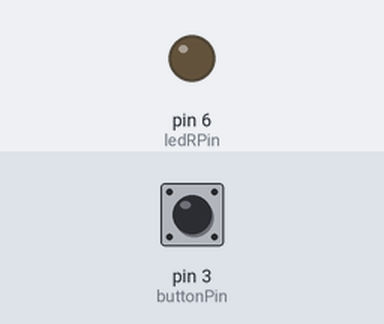
Bench run of a sketch on a simulated Arduino Uno, built with avr-gcc and run on an emulated ATmega328P. Parts: output pins drawn as LEDs (lit = HIGH). Dashed ring = blinking. Inputs (shaded band) come from the test bench; at power-on: pin 3 (buttonPin) LOW.

Above: at 1.2 s.
1.3 s: pin 3 (buttonPin) pulled HIGH for 1 s
At 2.9 s:
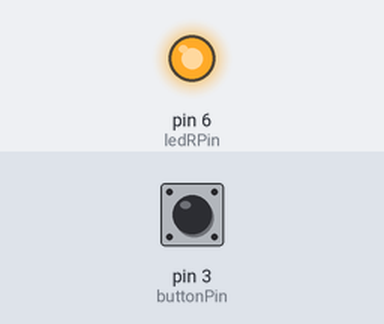
3.8 s: pin 3 (buttonPin) pulled HIGH for 0.15 s
At 5.2 s:
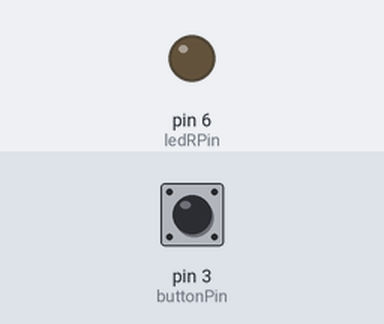
5.5 s: pin 3 (buttonPin) pulled HIGH for 3.2 s
At 5.8 s:
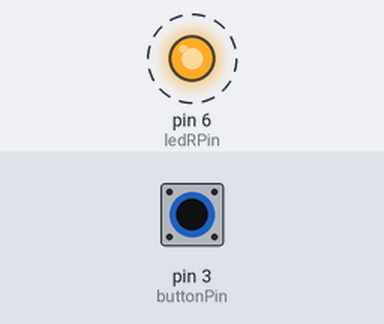
Timing chart, 0 to 10.2 s (numbered marks = the images above; inputs shaded):
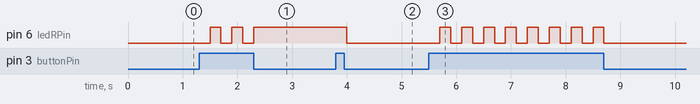

The sketch:

b_PulsadorLEDMemoria.ino
```cpp
/*
 * Pulsador LED con Memoria
 * Kiwibot- Jose Pujol
 */
// constantes que no cambian
// se usan para establecer los pines

const int buttonPin = 3;     // el numero del pin del pulsador
const int ledRPin = 6;       // el numero de pin del led

// variables que cambian
int ledState = LOW;         // Estado actual del led apagado
int buttonState = 0;            // variable para almacenar el estado del pulsador

void setup() {
  // inicializa el pulsador como entrada
  pinMode(buttonPin, INPUT);
  // inicializa el led como salida
  pinMode(ledRPin, OUTPUT);

}

void loop() {
  // lee el estado del pulsador y lo almacena en vble
  buttonState = digitalRead(buttonPin);

  // revisa si el pulsador esta presionado
  if (buttonState == HIGH) {
    // si el estado del led es bajo
    // lo pone alto
    if (ledState == LOW) {
      ledState = HIGH;
    }
    else {
      ledState = LOW;
    }
    // tiempo que evita que el programa siga cumpliendo la condicion
    delay(200);
  }
  // establece el estado del LED:
  digitalWrite(ledRPin, ledState);

}
```

Measured:
- after the input at 1.3 s, pin 6 (ledRPin): alternates HIGH for 0.20 s and LOW for 0.20 s, 5 changes in all, then stays HIGH, starting after 0.20 s
- after the input at 3.8 s, pin 6 (ledRPin): HIGH → LOW after 0.20 s
- after the input at 5.5 s, pin 6 (ledRPin): alternates HIGH for 0.20 s and LOW for 0.20 s, 16 changes in all, then stays LOW, starting after 0.20 s
